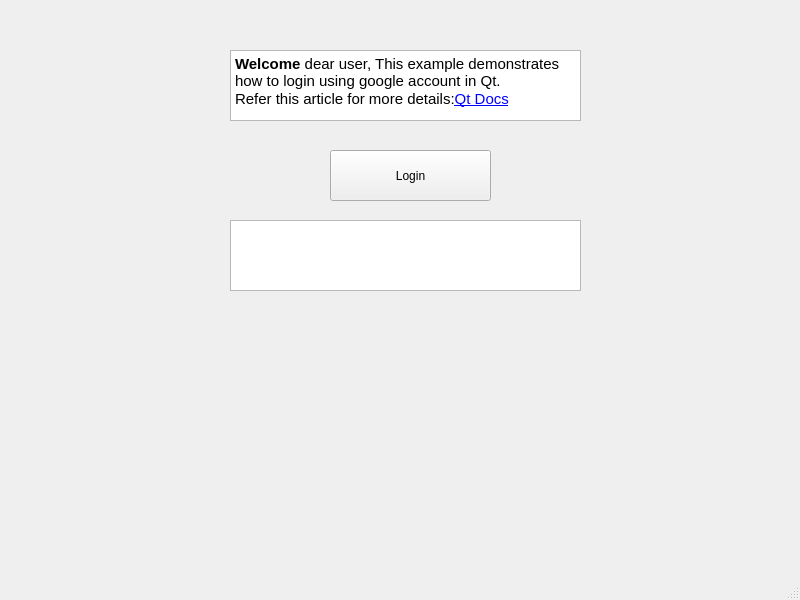
<?xml version="1.0" encoding="UTF-8"?>
<ui version="4.0">
 <class>MainWindow</class>
 <widget class="QMainWindow" name="MainWindow">
  <property name="geometry">
   <rect>
    <x>0</x>
    <y>0</y>
    <width>800</width>
    <height>600</height>
   </rect>
  </property>
  <property name="windowTitle">
   <string>MainWindow</string>
  </property>
  <widget class="QWidget" name="centralwidget">
   <widget class="QPushButton" name="pushButton">
    <property name="geometry">
     <rect>
      <x>330</x>
      <y>150</y>
      <width>161</width>
      <height>51</height>
     </rect>
    </property>
    <property name="text">
     <string>Login</string>
    </property>
   </widget>
   <widget class="QTextBrowser" name="textBrowser">
    <property name="geometry">
     <rect>
      <x>230</x>
      <y>50</y>
      <width>351</width>
      <height>71</height>
     </rect>
    </property>
    <property name="html">
     <string>&lt;!DOCTYPE HTML PUBLIC &quot;-//W3C//DTD HTML 4.0//EN&quot; &quot;http://www.w3.org/TR/REC-html40/strict.dtd&quot;&gt;
&lt;html&gt;&lt;head&gt;&lt;meta name=&quot;qrichtext&quot; content=&quot;1&quot; /&gt;&lt;meta charset=&quot;utf-8&quot; /&gt;&lt;style type=&quot;text/css&quot;&gt;
p, li { white-space: pre-wrap; }
hr { height: 1px; border-width: 0; }
li.unchecked::marker { content: &quot;\2610&quot;; }
li.checked::marker { content: &quot;\2612&quot;; }
&lt;/style&gt;&lt;/head&gt;&lt;body style=&quot; font-family:'Ubuntu'; font-size:11pt; font-weight:400; font-style:normal;&quot;&gt;
&lt;p style=&quot; margin-top:0px; margin-bottom:0px; margin-left:0px; margin-right:0px; -qt-block-indent:0; text-indent:0px;&quot;&gt;&lt;span style=&quot; font-weight:700;&quot;&gt;Welcome&lt;/span&gt; dear user, This example demonstrates how to login using google account in Qt.&lt;/p&gt;
&lt;p style=&quot; margin-top:0px; margin-bottom:0px; margin-left:0px; margin-right:0px; -qt-block-indent:0; text-indent:0px;&quot;&gt;Refer this article for more details:&lt;a href=&quot;https://www.qt.io/blog/2017/01/25/connecting-qt-application-google-services-using-oauth-2-0&quot;&gt;&lt;span style=&quot; text-decoration: underline; color:#0000ff;&quot;&gt;Qt Docs&lt;/span&gt;&lt;/a&gt;&lt;/p&gt;&lt;/body&gt;&lt;/html&gt;</string>
    </property>
   </widget>
   <widget class="QTextEdit" name="textEdit">
    <property name="geometry">
     <rect>
      <x>230</x>
      <y>220</y>
      <width>351</width>
      <height>71</height>
     </rect>
    </property>
   </widget>
  </widget>
  <widget class="QMenuBar" name="menubar">
   <property name="geometry">
    <rect>
     <x>0</x>
     <y>0</y>
     <width>800</width>
     <height>22</height>
    </rect>
   </property>
  </widget>
  <widget class="QStatusBar" name="statusbar"/>
 </widget>
 <resources/>
 <connections/>
</ui>
